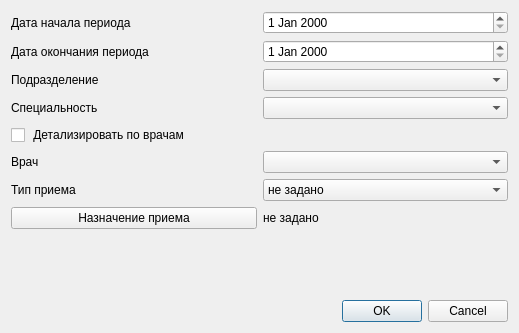
<?xml version="1.0" encoding="UTF-8"?>
<ui version="4.0">
 <class>ReportScheduleRegisteredCountSetup</class>
 <widget class="QDialog" name="ReportScheduleRegisteredCountSetup">
  <property name="geometry">
   <rect>
    <x>0</x>
    <y>0</y>
    <width>519</width>
    <height>333</height>
   </rect>
  </property>
  <property name="windowTitle">
   <string>Dialog</string>
  </property>
  <layout class="QGridLayout" name="gridLayout">
   <item row="10" column="0" colspan="2">
    <spacer name="verticalSpacer">
     <property name="orientation">
      <enum>Qt::Vertical</enum>
     </property>
     <property name="sizeHint" stdset="0">
      <size>
       <width>20</width>
       <height>40</height>
      </size>
     </property>
    </spacer>
   </item>
   <item row="0" column="1">
    <widget class="CDateEdit" name="edtBegDate"/>
   </item>
   <item row="0" column="0">
    <widget class="QLabel" name="lblBegDate">
     <property name="text">
      <string>Дата начала периода</string>
     </property>
    </widget>
   </item>
   <item row="2" column="0">
    <widget class="QLabel" name="lblOrgStructure">
     <property name="text">
      <string>Подразделение</string>
     </property>
    </widget>
   </item>
   <item row="2" column="1">
    <widget class="COrgStructureComboBox" name="cmbOrgStructure"/>
   </item>
   <item row="3" column="0">
    <widget class="QLabel" name="lblSpeciality">
     <property name="text">
      <string>Специальность</string>
     </property>
    </widget>
   </item>
   <item row="3" column="1">
    <widget class="CRBComboBox" name="cmbSpeciality"/>
   </item>
   <item row="6" column="0">
    <widget class="QLabel" name="lblPerson">
     <property name="text">
      <string>Врач</string>
     </property>
    </widget>
   </item>
   <item row="6" column="1">
    <widget class="CPersonComboBoxEx" name="cmbPerson"/>
   </item>
   <item row="7" column="0">
    <widget class="QLabel" name="lblAppointmentType">
     <property name="text">
      <string>Тип приема</string>
     </property>
    </widget>
   </item>
   <item row="7" column="1">
    <widget class="QComboBox" name="cmbAppointmentType">
     <item>
      <property name="text">
       <string>не задано</string>
      </property>
     </item>
     <item>
      <property name="text">
       <string>амбулаторный</string>
      </property>
     </item>
     <item>
      <property name="text">
       <string>на дому</string>
      </property>
     </item>
    </widget>
   </item>
   <item row="11" column="0" colspan="2">
    <widget class="QDialogButtonBox" name="buttonBox">
     <property name="orientation">
      <enum>Qt::Horizontal</enum>
     </property>
     <property name="standardButtons">
      <set>QDialogButtonBox::Cancel|QDialogButtonBox::Ok</set>
     </property>
    </widget>
   </item>
   <item row="1" column="0">
    <widget class="QLabel" name="lblEndDate">
     <property name="text">
      <string>Дата окончания периода</string>
     </property>
    </widget>
   </item>
   <item row="1" column="1">
    <widget class="CDateEdit" name="edtEndDate"/>
   </item>
   <item row="8" column="1">
    <widget class="QLabel" name="lblAppointmentPurpose">
     <property name="text">
      <string>не задано</string>
     </property>
    </widget>
   </item>
   <item row="8" column="0">
    <widget class="QPushButton" name="btnAppointmentPurpose">
     <property name="text">
      <string>Назначение приема</string>
     </property>
    </widget>
   </item>
   <item row="4" column="0" colspan="2">
    <widget class="QCheckBox" name="chkDetailPerson">
     <property name="text">
      <string> Детализировать по врачам</string>
     </property>
    </widget>
   </item>
  </layout>
 </widget>
 <customwidgets>
  <customwidget>
   <class>COrgStructureComboBox</class>
   <extends>QComboBox</extends>
   <header>Orgs/OrgStructComboBoxes.h</header>
  </customwidget>
  <customwidget>
   <class>CPersonComboBoxEx</class>
   <extends>QComboBox</extends>
   <header>Orgs/PersonComboBoxEx.h</header>
  </customwidget>
  <customwidget>
   <class>CDateEdit</class>
   <extends>QDateEdit</extends>
   <header>library/DateEdit</header>
  </customwidget>
  <customwidget>
   <class>CRBComboBox</class>
   <extends>QComboBox</extends>
   <header>library/crbcombobox</header>
  </customwidget>
 </customwidgets>
 <resources/>
 <connections>
  <connection>
   <sender>buttonBox</sender>
   <signal>accepted()</signal>
   <receiver>ReportScheduleRegisteredCountSetup</receiver>
   <slot>accept()</slot>
   <hints>
    <hint type="sourcelabel">
     <x>248</x>
     <y>254</y>
    </hint>
    <hint type="destinationlabel">
     <x>157</x>
     <y>274</y>
    </hint>
   </hints>
  </connection>
  <connection>
   <sender>buttonBox</sender>
   <signal>rejected()</signal>
   <receiver>ReportScheduleRegisteredCountSetup</receiver>
   <slot>reject()</slot>
   <hints>
    <hint type="sourcelabel">
     <x>316</x>
     <y>260</y>
    </hint>
    <hint type="destinationlabel">
     <x>286</x>
     <y>274</y>
    </hint>
   </hints>
  </connection>
  <connection>
   <sender>chkDetailPerson</sender>
   <signal>clicked(bool)</signal>
   <receiver>cmbPerson</receiver>
   <slot>setDisabled(bool)</slot>
   <hints>
    <hint type="sourcelabel">
     <x>259</x>
     <y>151</y>
    </hint>
    <hint type="destinationlabel">
     <x>386</x>
     <y>182</y>
    </hint>
   </hints>
  </connection>
 </connections>
</ui>
